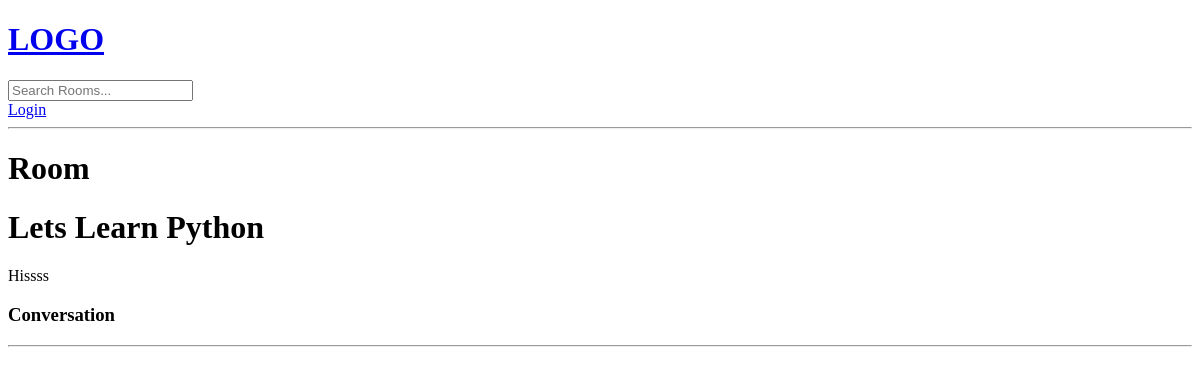
Page /room/1/ on the earlier database version.
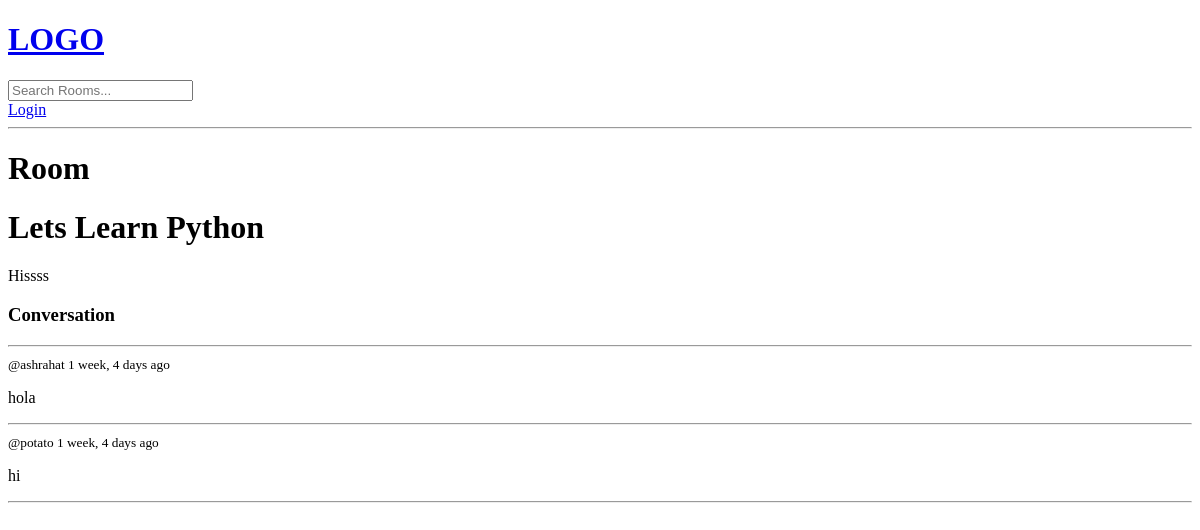
Same page on the later database version.
### base/models.py (models this page shows, shortened)
class Room(models.Model):
    host = models.ForeignKey(User, on_delete=models.SET_NULL, null=True)
    topic = models.ForeignKey(Topic, on_delete=models.SET_NULL, null=True)
    name = models.CharField(max_length=200)
    description = models.TextField(null=True, blank=True)
    updated = models.DateTimeField(auto_now=True)
    created = models.DateTimeField(auto_now_add=True)
    class Meta:
        ordering = ['-updated','-created'] # - is used for descending order

class Message(models.Model):
    user = models.ForeignKey(User, on_delete=models.CASCADE)
    room = models.ForeignKey(
        Room, on_delete=models.CASCADE
    )  # rooms get deleted all the children get deleted
    body = models.TextField()
    updated = models.DateTimeField(auto_now=True)
    created = models.DateTimeField(auto_now_add=True)

### base/views.py (the view)
# urls.py: path("room/<str:pk>/", views.room, name="room"),
def room(request, pk):
    room = Room.objects.get(id=pk)
    room_messages = room.message_set.all().order_by('-created')
    context = {"room": room, 'room_messages':room_messages}  # context used here as dictionary
    return render(request, "base/room.html", context)

### base/templates/base/room.html (shortened to what this page needs)
{%extends 'main.html'%} {%block content%}
<h1>Room</h1>
<h1>{{room.name}}</h1>
<p>{{room.description}}</p>
<div class="comment-wrapper">
  <h3>Conversation</h3>
  <hr />
  {% for message in room_messages %}
  <div>
    <small> @{{message.user}} {{message.created|timesince}} ago </small>
    <p>{{message.body}}</p>
    <hr />
  </div>
  {% endfor %}
</div>
 {%endblock content%}

### templates/main.html (shortened to what this page needs)
<!DOCTYPE html>
<html>
  <body>
    {% include 'navbar.html' %}
    {% block content %} {% endblock %}
  </body>
</html>

### templates/navbar.html
<a href="/">
  <h1>LOGO</h1>
</a>
<form method="GET" action="{% url 'home'%}">
  <input type="text" name="q" placeholder="Search Rooms... " />
</form>
{% if request.user.is_authenticated %}
<p>Hello {{request.user}} </p>
<a href="{% url 'logout' %}">Logout</a>
{% else %}
<a href="{% url 'login' %}">Login</a>
{% endif %}
<hr />

Differences in the rows shown:
added Message: user "ashrahat", created "1 week, 4 days", body "hola"
added Message: user "potato", created "1 week, 4 days", body "hi"
